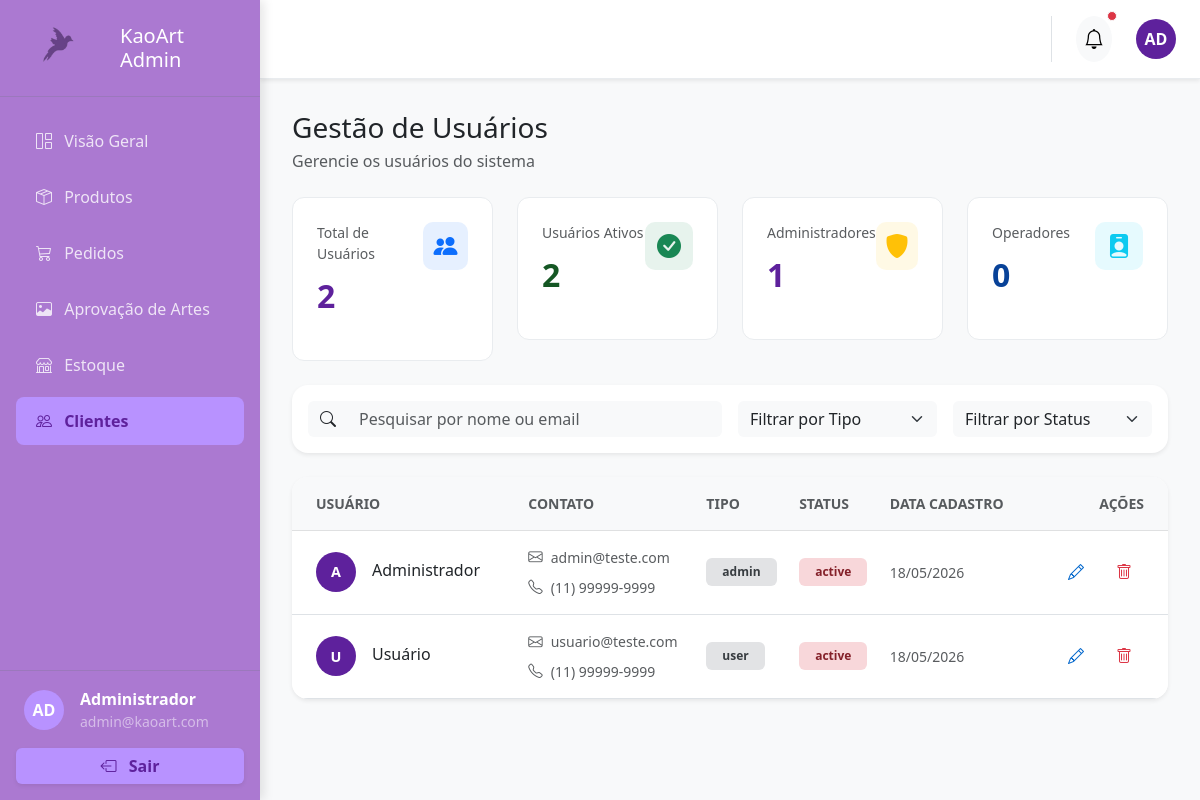
Page /admin/clientes.php (signed in) on the committed database.
### tables this page shows
CREATE TABLE IF NOT EXISTS usuarios
(
    id            INT AUTO_INCREMENT PRIMARY KEY,

    nome_completo VARCHAR(150) NOT NULL,
    email         VARCHAR(150) NOT NULL UNIQUE,
    telefone      VARCHAR(20)  NOT NULL,
    empresa       VARCHAR(150),

    endereco      VARCHAR(255) NOT NULL,
    cep           VARCHAR(10)  NOT NULL,

    senha         VARCHAR(100) NOT NULL,

    role          ENUM ('admin', 'user')     DEFAULT 'user',
    status        ENUM ('active', 'blocked') DEFAULT 'active',

    criado_em     TIMESTAMP                  DEFAULT CURRENT_TIMESTAMP
    );

### public/admin/clientes.php (the view, shortened to what this page needs)
<?php
require '../../config/database.php';
$sql = mysqli_query($conn, "SELECT * FROM usuarios");
$clientes = [];
while ($usuario = mysqli_fetch_assoc($sql)) {
    $clientes[] = [
            'id' => $usuario['id'],
            'nome' => $usuario['nome_completo'],
            'email' => $usuario['email'],
            'telefone' => $usuario['telefone'],
            'tipo' => $usuario['role'],
            'status' => $usuario['status'],
            'dataCadastro' => date('d/m/Y', strtotime($usuario['criado_em']))
    ];
}
?>
<!DOCTYPE html>
<html lang="pt-br">
<head>
    <link href="https://cdn.jsdelivr.net/npm/bootstrap@5.3.0/dist/css/bootstrap.min.css" rel="stylesheet">
    <link rel="stylesheet" href="https://cdn.jsdelivr.net/npm/bootstrap-icons@1.11.1/font/bootstrap-icons.css">
</head>
<body>
<div class="wrapper">
    <?php include("../../includes/sidebar.php"); ?>
    <div class="main-content">
        <header class="top-header p-3 px-4 d-flex justify-content-between align-items-center shadow-sm">
            <div class="d-flex align-items-center gap-4 ms-3 border-start ps-4">
                <button class="btn btn-light position-relative border-0 rounded-circle p-2">
                    <i class="bi bi-bell fs-5"></i>
                    <span class="position-absolute top-0 start-100 translate-middle p-1 bg-danger border border-light rounded-circle">
                    </span>
                </button>
                <div class="avatar-circle" style="background-color: #5e219c;">AD</div>
            </div>
        </header>
        <main class="scrollable-content">
            <div class="d-flex justify-content-between align-items-end mb-4">
                <div>
                    <h1 class="h3 text-dark mb-1">Gestão de Usuários</h1>
                    <p class="text-muted mb-0">Gerencie os usuários do sistema</p>
                </div>
            </div>
            <div class="row g-4 mb-4">
                <div class="col-md-3">
                    <div class="stat-card">
                        <div class="d-flex justify-content-between align-items-start">
                            <div>
                                <p class="text-muted small mb-2">Total de Usuários</p>
                                <p class="stat-value"><?php echo count($clientes); ?></p>
                            </div>
                            <div class="icon-box bg-primary bg-opacity-10">
                                <i class="bi bi-people-fill text-primary fs-4"></i>
                            </div>
                        </div>
                    </div>
                </div>
                <div class="col-md-3">
                    <div class="stat-card">
                        <div class="d-flex justify-content-between align-items-start">
                            <div>
                                <p class="text-muted small mb-2">Usuários Ativos</p>
                                <p class="stat-value ativo"><?php echo count(array_filter($clientes, fn($c) => $c['status'] === 'active')); ?></p>
                            </div>
                            <div class="icon-box bg-success bg-opacity-10">
                                <i class="bi bi-check-circle-fill text-success fs-4"></i>
                            </div>
                        </div>
                    </div>
                </div>
                <div class="col-md-3">
                    <div class="stat-card">
                        <div class="d-flex justify-content-between align-items-start">
                            <div>
                                <p class="text-muted small mb-2">Administradores</p>
                                <p class="stat-value admin-count"><?php echo count(array_filter($clientes, fn($c) => $c['tipo'] === 'admin')); ?></p>
                            </div>
                            <div class="icon-box bg-warning bg-opacity-10">
                                <i class="bi bi-shield-fill text-warning fs-4"></i>
                            </div>
                        </div>
                    </div>
                </div>
                <div class="col-md-3">
                    <div class="stat-card">
                        <div class="d-flex justify-content-between align-items-start">
                            <div>
                                <p class="text-muted small mb-2">Operadores</p>
                                <p class="stat-value operador"><?php echo count(array_filter($clientes, fn($c) => $c['tipo'] === 'Operador')); ?></p>
                            </div>
                            <div class="icon-box bg-info bg-opacity-10">
                                <i class="bi bi-person-badge-fill text-info fs-4"></i>
                            </div>
                        </div>
                    </div>
                </div>
            </div>
            <div class="card shadow-sm border-0 rounded-4 p-3 mb-4">
                <div class="row g-3">
                    <div class="col-md-6">
                        <div class="input-group">
                            <span class="input-group-text border-0 bg-light">
                                <i class="bi bi-search"></i>
                            </span>
                            <input type="text" class="form-control border-0 bg-light" placeholder="Pesquisar por nome ou email" id="filterSearch">
                        </div>
                    </div>
                    <div class="col-md-3">
                        <select class="form-select border-0 bg-light" id="filterTipo">
                            <option value="">Filtrar por Tipo</option>
                        </select>
                    </div>
                    <div class="col-md-3">
                        <select class="form-select border-0 bg-light" id="filterStatus">
                            <option value="">Filtrar por Status</option>
                        </select>
                    </div>
                </div>
            </div>
            <div class="card shadow-sm border-0 rounded-4 overflow-hidden">
                <div class="table-responsive">
                    <table class="table table-hover align-middle mb-0">
                        <thead class="table-light">
                            <tr>
                                <th class="text-uppercase text-muted small fw-semibold py-3 px-4">Usuário</th>
                                <th class="text-uppercase text-muted small fw-semibold py-3">Contato</th>
                                <th class="text-uppercase text-muted small fw-semibold py-3">Tipo</th>
                                <th class="text-uppercase text-muted small fw-semibold py-3">Status</th>
                                <th class="text-uppercase text-muted small fw-semibold py-3">Data Cadastro</th>
                                <th class="text-uppercase text-muted small fw-semibold py-3 text-end px-4">Ações</th>
                            </tr>
                        </thead>
                        <tbody class="border-top-0" id="tableClientes">
                            <?php foreach ($clientes as $cliente): ?>
                            <tr class="cliente-row" data-nome="<?php echo $cliente['nome']; ?>" data-email="<?php echo $cliente['email']; ?>" data-tipo="<?php echo $cliente['tipo']; ?>" data-status="<?php echo $cliente['status']; ?>">
                                <td class="px-4 py-3">
                                    <div class="d-flex align-items-center gap-3">
                                        <div class="avatar-initials">
                                            <?php echo substr($cliente['nome'], 0, 1) . substr(explode(' ', $cliente['nome'])[1] ?? '', 0, 1); ?>
                                        </div>
                                        <div>
                                            <p class="text-dark fw-medium mb-1"><?php echo $cliente['nome']; ?></p>
                                        </div>
                                    </div>
                                </td>
                                <td class="py-3">
                                    <div class="d-flex flex-column gap-2">
                                        <div class="d-flex align-items-center gap-2 text-muted small">
                                            <i class="bi bi-envelope" style="font-size: 0.9rem;"></i>
                                            <span><?php echo $cliente['email']; ?></span>
                                        </div>
                                        <div class="d-flex align-items-center gap-2 text-muted small">
                                            <i class="bi bi-telephone" style="font-size: 0.9rem;"></i>
                                            <span><?php echo $cliente['telefone']; ?></span>
                                        </div>
                                    </div>
                                </td>
                                <td class="py-3">
                                    <span class="badge px-3 py-2
                                        <?php echo $cliente['tipo'] === 'Administrador' ? 'badge-admin' :
                                                  ($cliente['tipo'] === 'Operador' ? 'badge-operador' : 'badge-visualizador'); ?>">
                                        <?php echo $cliente['tipo']; ?>
                                    </span>
                                </td>
                                <td class="py-3">
                                    <span class="badge px-3 py-2 <?php echo $cliente['status'] === 'Ativo' ? 'badge-ativo' : 'badge-inativo'; ?>">
                                        <?php echo $cliente['status']; ?>
                                    </span>
                                </td>
                                <td class="py-3 text-muted small"><?php echo $cliente['dataCadastro']; ?></td>
                                <td class="text-end px-4 py-3">
                                    <div class="action-buttons justify-content-end">
                                        <button class="btn-edit" title="Editar" data-bs-toggle="modal" data-bs-target="#modalNovoCliente">
                                            <i class="bi bi-pencil"></i>
                                        </button>
                                        <button class="btn-delete" title="Excluir" onclick="if(confirm('Tem certeza que deseja excluir este cliente?')) { alert('Cliente excluído'); }">
                                            <i class="bi bi-trash"></i>
                                        </button>
                                    </div>
                                </td>
                            </tr>
                            <?php endforeach; ?>
                        </tbody>
                    </table>
                </div>
            </div>
        </main>
    </div>
</div>
</body>
</html>

### includes/sidebar.php (shortened to what this page needs)
<?php
$currentAdminPage = basename($_SERVER['PHP_SELF']);
?>
<aside class="sidebar-kao">
    <div class="p-4 border-bottom border-secondary border-opacity-25 d-flex align-items-center gap-3">
        <a href="../index.php" style="text-decoration: none;">
            <img src="../img/etc/passaroKao.png" alt="KaoArt Logo" width="80" style="cursor: pointer;">
        </a>
        <h4 class="text-white mb-0 fs-5">KaoArt Admin</h4>
    </div>
    <nav class="sidebar-menu py-3">
        <ul class="nav flex-column">
            <li class="nav-item">
                <a class="nav-link <?php echo $currentAdminPage == 'dashboard.php' ? 'active' : ''; ?>"
                    href="dashboard.php">
                    <i class="bi bi-grid-1x2 me-2"></i> Visão Geral
                </a>
            </li>
            <li class="nav-item">
                <a class="nav-link <?php echo $currentAdminPage == 'produtos.php' ? 'active' : ''; ?>"
                    href="produtos.php">
                    <i class="bi bi-box-seam me-2"></i> Produtos
                </a>
            </li>
            <li class="nav-item">
                <a class="nav-link <?php echo $currentAdminPage == 'pedidos.php' ? 'active' : ''; ?>"
                    href="pedidos.php">
                    <i class="bi bi-cart3 me-2"></i> Pedidos
                </a>
            </li>
            <li class="nav-item">
                <a class="nav-link <?php echo $currentAdminPage == 'artes.php' ? 'active' : ''; ?>" href="artes.php">
                    <i class="bi bi-image me-2"></i> Aprovação de Artes
                </a>
            </li>
            <li class="nav-item">
                <a class="nav-link <?php echo $currentAdminPage == 'estoque.php' ? 'active' : ''; ?>"
                    href="estoque.php">
                    <i class="bi bi-shop me-2"></i> Estoque
                </a>
            </li>
            <li class="nav-item">
                <a class="nav-link <?php echo $currentAdminPage == 'clientes.php' ? 'active' : ''; ?>"
                    href="clientes.php">
                    <i class="bi bi-people me-2"></i> Clientes
                </a>
            </li>
        </ul>
    </nav>
    <div class="p-3 border-top border-secondary border-opacity-25">
        <div class="d-flex align-items-center gap-3 mb-3 px-2">
            <div class="avatar-circle">AD</div>
            <div class="text-white">
                <p class="mb-0 fs-6 fw-semibold">Administrador</p>
                <p class="mb-0 small text-white-50">admin@kaoart.com</p>
            </div>
        </div>
        <a href="../../backend/auth/logout.php" class="btn w-100 btn-roxo-sair shadow-sm">
            <i class="bi bi-box-arrow-left me-2"></i> Sair
        </a>
    </div>
</aside>

### public/admin/clientes.php (style rules this page uses)
.badge-visualizador { background-color: #e2e3e5; color: #383d41; border: none; }
.badge-inativo { background-color: #f8d7da; color: #842029; border: none; }
.avatar-initials { width: 40px; height: 40px; border-radius: 50%; background-color: #5e219c; color: white; display: flex; align-items: center; justify-content: center; font-weight: 600; font-size: 0.9rem; }
.stat-card { background: white; border-radius: 12px; padding: 1.5rem; border: 1px solid #e9ecef; }
.stat-value { font-size: 2rem; font-weight: 700; color: #5e219c; }
.stat-value.ativo { color: #155724; }
.stat-value.operador { color: #084298; }
.action-buttons { display: flex; gap: 0.5rem; }
.action-buttons button { padding: 0.5rem 0.75rem; border: none; border-radius: 6px; cursor: pointer; transition: all 0.2s; }
.btn-edit { background-color: transparent; color: #0066cc; }
.btn-delete { background-color: transparent; color: #dc3545; }

### includes/sidebar.php (style rules this page uses)
body { background-color: #F8F9FA; overflow: hidden; }
.wrapper { display: flex; height: 100vh; }
.sidebar-kao { background-color: #ab79d1; width: 260px; flex-shrink: 0; display: flex; flex-direction: column; box-shadow: 4px 0 10px rgba(0, 0, 0, 0.1); z-index: 1000; }
.sidebar-menu { flex-grow: 1; overflow-y: auto; }
.nav-link { color: rgba(255, 255, 255, 0.8); padding: 12px 20px; margin: 4px 16px; border-radius: 8px; transition: all 0.2s; }
.nav-link.active { background-color: #b892ff; color: #5e219c !important; font-weight: bold; }
.top-header { background-color: #ffffff; border-bottom: 1px solid #e9ecef; z-index: 900; }
.avatar-circle { width: 40px; height: 40px; border-radius: 50%; display: flex; align-items: center; justify-content: center; font-weight: bold; color: white; background-color: #b892ff; }
.btn-roxo-sair { background-color: #b892ff; color: #5e219c; font-weight: bold; border: none; transition: all 0.3s ease; }
.main-content { flex-grow: 1; display: flex; flex-direction: column; overflow: hidden; }
.scrollable-content { flex-grow: 1; overflow-y: auto; padding: 2rem; }
.icon-box { width: 48px; height: 48px; display: flex; align-items: center; justify-content: center; border-radius: 10px; }

### rows in the picture
usuarios: nome_completo "A", nome_completo "Administrador", email "admin@teste.com", telefone "(11) 99999-9999", role "admin", status "active", dataCadastro "18/05/2026"
usuarios: nome_completo "U", nome_completo "Usuário", email "usuario@teste.com", telefone "(11) 99999-9999", role "user", status "active", dataCadastro "18/05/2026"

### other values in the picture
count($clientes) "2"
count(array_filter($clientes, fn($c) => $c['status'] === 'active')) "2"
count(array_filter($clientes, fn($c) => $c['tipo'] === 'admin')) "1"
count(array_filter($clientes, fn($c) => $c['tipo'] === 'Operador')) "0"
